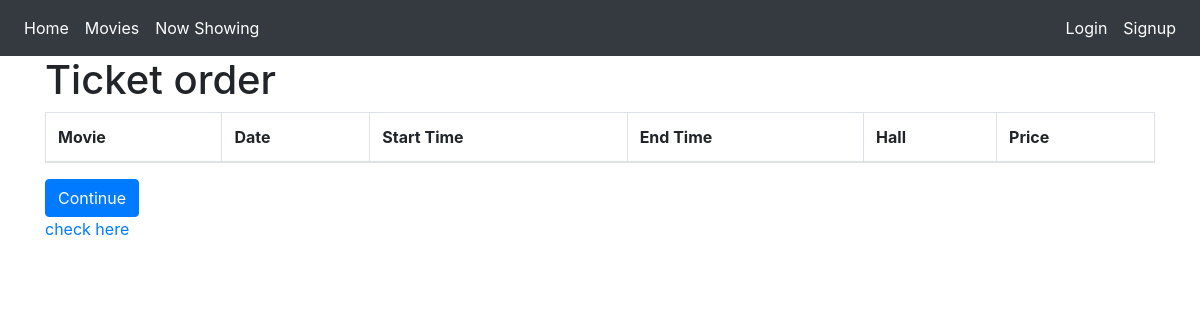
The page /movies/buy/6/ on the database as committed earlier.
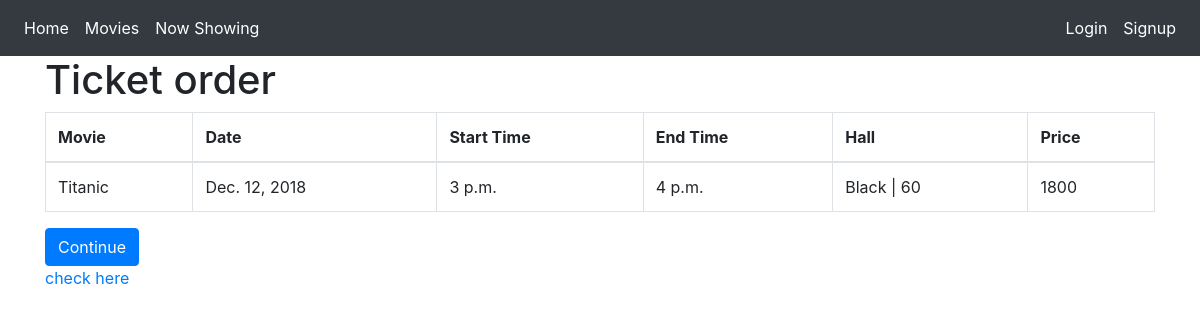
The same page on the database as committed later.
### main/models.py (models this page shows, shortened)
class Schedule(models.Model):
    movie = models.ForeignKey(Movies)
    hall = models.ForeignKey(Hall)
    start_time = models.TimeField(null=True)
    end_time = models.TimeField(null=True)
    date = models.DateField(null=True)
    price = models.DecimalField(max_digits=6, decimal_places=0, null=True)

class Movies(models.Model):
    name = models.TextField(max_length=200)
    genre = models.TextField(null=True)
    language = models.TextField(null=True)
    length = models.IntegerField(null=True)
    rating = models.IntegerField()
    def __str__(self):
        return self.name

class Hall(models.Model):
    name = models.TextField(max_length=20, null=True)
    capacity = models.IntegerField(null=True)
    def __str__(self):
        beautified = '  |  '.join([self.name, str(self.capacity)])
        return beautified

### main/views.py (the view)
# urls.py: url(r'^buy/(?P<schedule_id>[0-9]+)/$', views.buy, name='buy'),
def buy(request, schedule_id):
    if request.method == 'POST':
        return render(request, 'main/buy_final.html', {'schedule_id': schedule_id})
    else:
        scheduled = Schedule.objects.filter(pk=schedule_id)
        return render(request, 'main/buy.html', {'scheduled': scheduled, 'schedule_id': schedule_id})

### main/templates/main/buy.html (shortened to what this page needs)
{% extends 'base.html' %}
{% block content %}
    <div class="container">
        <h1>Ticket order</h1>
        <form method="POST" action="{% url 'buy' schedule_id %}">
            <table class="table table-bordered">
                <thead>
                <tr>
                    <th>Movie</th>
                    <th>Date</th>
                    <th>Start Time</th>
                    <th>End Time</th>
                    <th>Hall</th>
                    <th>Price</th>
                </tr>
                </thead>
                <tbody>
                <tr>
                    {% for movie in scheduled.all %}
                        <td>{{ movie.movie }}</td>
                        <td>{{ movie.date }}</td>
                        <td>{{ movie.start_time }}</td>
                        <td>{{ movie.end_time }}</td>
                        <td>{{ movie.hall }}</td>
                        <td>{{ movie.price }}</td>
                    {% endfor %}
                </tr>
                </tbody>
            </table>
            <button type="submit" class="btn btn-primary">Continue</button>
        </form>
        <a href="{% url 'check' schedule_id %}">check here</a>
    </div>
{% endblock %}

### templates/base.html (shortened to what this page needs)
{% load static %}
<!DOCTYPE html>
<html lang="en">
<head>
    <link rel="stylesheet" href="https://maxcdn.bootstrapcdn.com/bootstrap/4.1.3/css/bootstrap.min.css">
    <link rel="stylesheet" type="text/css" href="{% static 'css/main.css' %}">
</head>
<body>
<nav class="navbar navbar-expand-sm bg-dark navbar-dark">
        <ul class="navbar-nav navbar-right">
            <li class="nav-item active">
              <a class="nav-link" href="#">Home</a>
            </li>
            <li class="nav-item active">
              <a class="nav-link" href="{% url 'movies' %}">Movies</a>
            </li>
            <li class="nav-item active">
              <a class="nav-link" href="{% url 'now_showing' %}">Now Showing</a>
            </li>
        </ul>
    <ul class="navbar-nav ml-auto">
            {% if user.is_authenticated %}
            <li class="nav-item active">
                <a class="nav-link" href="#" onclick="document.getElementById('logout').submit()">Logout</a>
                <form id="logout" method="POST" action="{% url 'accounts:logout' %}">
                    {% csrf_token %}
                    <input type="hidden">
                </form>
            </li>
            {% else %}
            <li class="nav-item active">
              <a class="nav-link" href="{% url 'accounts:login' %}">Login</a>
            </li>
            <li class="nav-item active">
              <a class="nav-link" href="{% url 'accounts:signup' %}">Signup</a>
            </li>
            {% endif %}
        </ul>
    </nav>
{% block content %}
{% endblock %}
</body>
</html>

### main/static/css/main.css (style rules this page uses)
*, *:before, *:after { box-sizing: border-box; }

Rows that differ between the two databases and show on the page:
added Schedule: movie "Titanic", date "Dec. 12, 2018", start_time "3 p.m.", end_time "4 p.m.", hall "Black | 60", price "1800"
